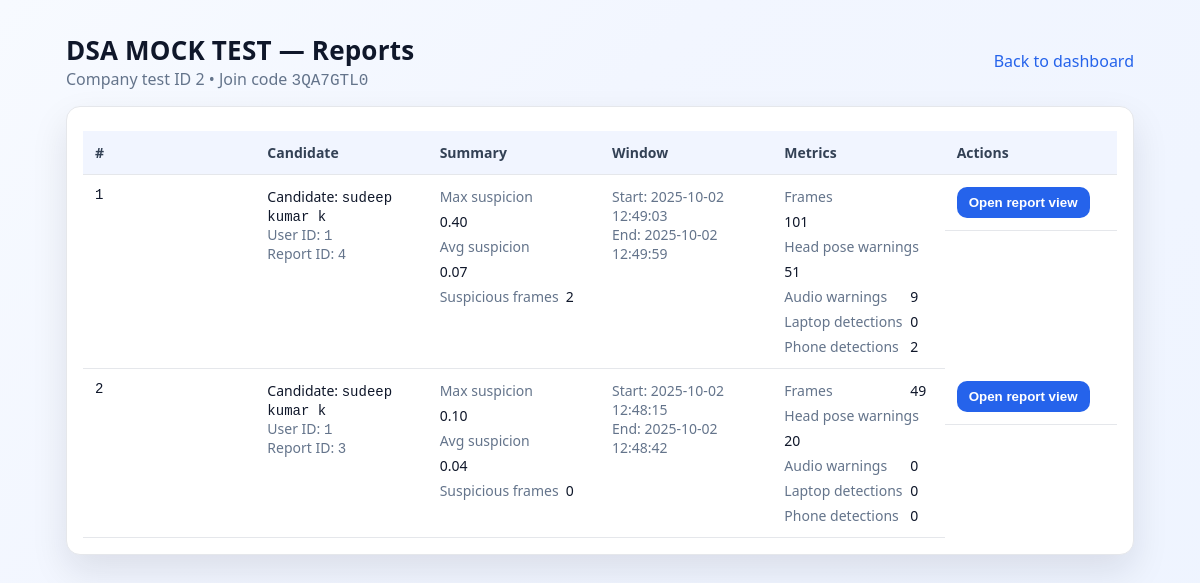
The page /company/tests/2/reports (signed in) on the database its author committed.
### app.py (models this page shows)
class Test(db.Model):
    id = db.Column(db.Integer, primary_key=True)
    company_id = db.Column(db.Integer, db.ForeignKey('company.id'), nullable=False)
    name = db.Column(db.String(200), nullable=False)
    join_code = db.Column(db.String(16), unique=True, nullable=False)
    start_at = db.Column(db.DateTime, nullable=True)
    end_at = db.Column(db.DateTime, nullable=True)
    status = db.Column(db.String(20), default='open')  # draft, open, closed
    company = db.relationship('Company', backref='tests')

class Report(db.Model):
    id = db.Column(db.Integer, primary_key=True)
    test_id = db.Column(db.Integer, db.ForeignKey('test.id'), nullable=False)
    company_id = db.Column(db.Integer, db.ForeignKey('company.id'), nullable=False)
    user_id = db.Column(db.Integer, db.ForeignKey('user.id'), nullable=False)
    created_at = db.Column(db.DateTime, default=datetime.utcnow)
    payload = db.Column(db.JSON, nullable=False)

class User(UserMixin, db.Model):
    id = db.Column(db.Integer, primary_key=True)
    name = db.Column(db.String(120))
    email = db.Column(db.String(255), unique=True, nullable=False, index=True)
    password_hash = db.Column(db.String(255), nullable=False)
    role = db.Column(db.String(20), nullable=False, default='user')  # 'company' or 'user'
    company_id = db.Column(db.Integer, db.ForeignKey('company.id'), nullable=True)
    company = db.relationship('Company', backref='users')

### app.py (the view)
@app.route('/company/tests/<int:test_id>/reports')
@login_required
def company_test_reports(test_id):
    if current_user.role != 'company':
        return "Unauthorized", 403
    t = Test.query.get_or_404(test_id)
    if t.company_id != current_user.company_id:
        return "Unauthorized", 403
    reports = Report.query.filter_by(test_id=test_id, company_id=current_user.company_id)\
                          .order_by(Report.created_at.desc()).all()
    user_ids = {r.user_id for r in reports}
    users = {u.id: u for u in User.query.filter(User.id.in_(user_ids)).all()}
    return render_template('company_reports.html', test=t, reports=reports, users=users)

### app.py (called while the page is built)
@login_manager.user_loader
def load_user(user_id):
    return User.query.get(int(user_id))  # Flask-Login user loader

### templates/company_reports.html (shortened to what this page needs)
<!doctype html>
<html>
<head>
</head>
<body>
  <div class="wrap">
    <div class="header">
      <div>
        <h1 class="title">{{ test.name }} — Reports</h1>
        <div class="muted">Company test ID {{ test.id }} • Join code <span class="mono">{{ test.join_code }}</span></div>
      </div>
      <div class="nav">
        <a href="{{ url_for('company_dashboard') }}">Back to dashboard</a>
      </div>
    </div>
    <div class="card">
      {% if reports and reports|length > 0 %}
      <div class="table-wrap">
        <table>
          <thead>
            <tr>
              <th>#</th>
              <th>Candidate</th>
              <th>Summary</th>
              <th>Window</th>
              <th>Metrics</th>
              <th>Actions</th>
            </tr>
          </thead>
          <tbody>
            {% for r in reports %}
            {% set p = r.payload %}
            {% set u = users.get(r.user_id) %}
            <tr>
              <td class="mono">{{ loop.index }}</td>
              <td>
                <div>Candidate: <span class="mono">{{ u.name if u and u.name else (u.email if u else 'Unknown') }}</span></div>
                <div class="muted">User ID: <span class="mono">{{ r.user_id }}</span></div>
                <div class="muted">Report ID: <span class="mono">{{ r.id }}</span></div>
              </td>
              <td>
                <div class="kvs">
                  <div class="kv"><div class="k">Max suspicion</div><div>{{ '%.2f' % (p.max_suspicion if p.max_suspicion is defined else 0.0) }}</div></div>
                  <div class="kv"><div class="k">Avg suspicion</div><div>{{ '%.2f' % (p.avg_suspicion if p.avg_suspicion is defined else 0.0) }}</div></div>
                  <div class="kv"><div class="k">Suspicious frames</div><div>{{ p.suspicious_frames if p.suspicious_frames is defined else 0 }}</div></div>
                </div>
              </td>
              <td class="muted">
                <div>Start: {{ p.start_time if p.start_time is defined else '-' }}</div>
                <div>End: {{ p.end_time if p.end_time is defined else '-' }}</div>
              </td>
              <td>
                <div class="kvs">
                  <div class="kv"><div class="k">Frames</div><div>{{ p.total_frames if p.total_frames is defined else 0 }}</div></div>
                  <div class="kv"><div class="k">Head pose warnings</div><div>{{ p.head_pose_warnings if p.head_pose_warnings is defined else 0 }}</div></div>
                  <div class="kv"><div class="k">Audio warnings</div><div>{{ p.audio_warnings if p.audio_warnings is defined else 0 }}</div></div>
                  <div class="kv"><div class="k">Laptop detections</div><div>{{ (p.device_detections['laptop'] if p.device_detections is defined and 'laptop' in p.device_detections else 0) }}</div></div>
                  <div class="kv"><div class="k">Phone detections</div><div>{{ (p.device_detections['cell phone'] if p.device_detections is defined and 'cell phone' in p.device_detections else 0) }}</div></div>
                </div>
              </td>
              <td class="actions">
                <a class="btnlike" href="{{ url_for('report', rid=r.id) }}">
                  <button type="button" class="primary">Open report view</button>
                </a>
              </td>
            </tr>
            {% endfor %}
          </tbody>
        </table>
      </div>
      {% else %}
        <div class="empty">No reports have been submitted for this test yet.</div>
      {% endif %}
    </div>
  </div>
</body>
</html>

### templates/company_reports.html (style rules this page uses)
:root { color-scheme: light; --bg:#f7f9fc; --ink:#0f172a; --muted:#64748b; --card:#ffffff; --border:#e5e7eb; --primary:#2563eb; --primary-600:#1e40af; --link:#2563eb; --radius:14px; --shadow:0 16px 36px rgba(15,23,42,.10) }
* { box-sizing:border-box }
html,body { margin:0;padding:0 }
body { font-family: ui-sans-serif, system-ui, -apple-system, "Segoe UI", Roboto, "Helvetica Neue", Arial; background: linear-gradient(135deg,#f7faff,#f2f6ff 35%,#eef4ff); color: var(--ink); min-height: 100vh; }
.wrap { max-width: 1100px; margin: 32px auto; padding: 0 16px; }
.header { display:flex; align-items:center; justify-content:space-between; margin-bottom:16px; gap:12px; flex-wrap: wrap; }
.title { font-size:26px; margin:0; font-weight:800; letter-spacing:.2px }
.muted { color:var(--muted); }
.card { background:var(--card); border:1px solid var(--border); border-radius:14px; padding:16px; box-shadow:var(--shadow); }
.nav a { color:var(--link); text-decoration:none; }
.table-wrap { width:100%; overflow-x:auto; }
table { width: 100%; border-collapse: collapse; margin-top: 8px; table-layout: fixed; }
thead th { background:#f1f5ff; color:#334155; }
th, td { padding: 12px; border-bottom: 1px solid var(--border); text-align: left; font-size: 14px; vertical-align: top; overflow-wrap: anywhere; word-break: break-word; }
th { color: var(--muted); font-weight:700; }
.mono { font-family: ui-monospace, SFMono-Regular, Menlo, Monaco, Consolas, "Liberation Mono", monospace; }
.actions { display:flex; gap:8px; flex-wrap: wrap; }
a.btnlike { text-decoration:none; }
a.btnlike > button { width:100%; }
button.primary { background:var(--primary); border:0; color:white; cursor:pointer; font-weight:700; padding:8px 12px; border-radius:10px; }
.kvs { display: grid; grid-template-columns: repeat(auto-fit, minmax(150px, 1fr)); gap: 6px 12px; }
.kv { display:flex; gap:6px; flex-wrap:wrap; min-width:0; }
.kv .k { color:var(--muted); min-width:120px; flex-shrink:0; }

### rows shown on the page
Test: name "DSA MOCK TEST", id "2", join_code "3QA7GTL0"
Report: user_id "1", id "4", max_suspicion "0.40", avg_suspicion "0.07", test "2", start_time "2025-10-02 12:49:03", end_time "2025-10-02 12:49:59", total_frames "101", head_pose_warnings "51", audio_warnings "9", device_detections "0"
User: name "sudeep kumar k"
Report: user_id "1", id "3", max_suspicion "0.10", avg_suspicion "0.04", suspicious_frames "0", start_time "2025-10-02 12:48:15", end_time "2025-10-02 12:48:42", total_frames "49", head_pose_warnings "20", audio_warnings "0", device_detections "0"
